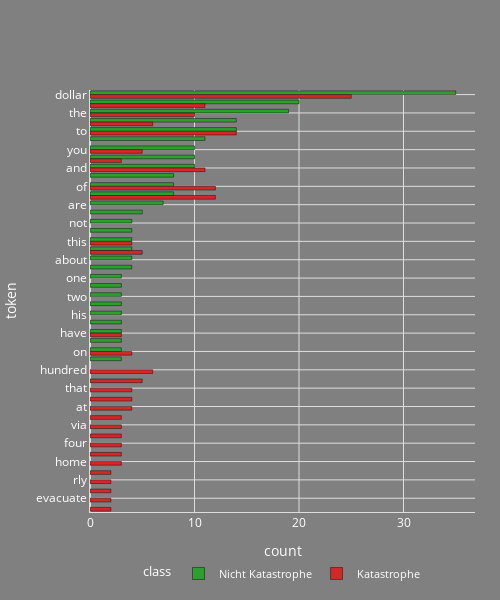

This figure's notebook cell:
### Code cell
# 5. Strategische Token-Analyse (Signal vs. Rauschen)
# Vergleicht die häufigsten Wörter in beiden Klassen und identifiziert potenzielle Stoppwörter
print('Strategische Token-Analyse (Signal vs. Rauschen)')
plot_strategic_token_analysis(df_Cleaning, top_n=30, height=600)

### Figure 1 — Plotly figure (JSON) as saved in the notebook; plotly's stock layout.template omitted (floating-point values rounded to 4 significant figures)
{"data": [{"alignmentgroup": "True", "hovertemplate": "class=Nicht Katastrophe<br>count=%{x}<br>token=%{y}<extra></extra>", "legendgroup": "Nicht Katastrophe", "marker": {"color": "#2ca02c", "pattern": {"shape": ""}}, "name": "Nicht Katastrophe", "offsetgroup": "Nicht Katastrophe", "orientation": "h", "showlegend": true, "textposition": "auto", "x": [35, 20, 19, 14, 14, 11, 10, 10, 10, 8, 8, 8, 7, 5, 4, 4, 4, 4, 4, 4, 3, 3, 3, 3, 3, 3, 3, 3, 3, 3], "xaxis": "x", "y": ["dollar", "a", "the", "i", "to", "is", "you", "my", "and", "for", "of", "in", "are", "do", "not", "when", "this", "it", "about", "three", "one", "your", "two", "day", "his", "because", "have", "got", "on", "so"], "yaxis": "y", "type": "bar"}, {"alignmentgroup": "True", "hovertemplate": "class=Katastrophe<br>count=%{x}<br>token=%{y}<extra></extra>", "legendgroup": "Katastrophe", "marker": {"color": "#d62728", "pattern": {"shape": ""}}, "name": "Katastrophe", "offsetgroup": "Katastrophe", "orientation": "h", "showlegend": true, "textposition": "auto", "x": [25, 14, 12, 12, 11, 11, 10, 6, 6, 5, 5, 5, 4, 4, 4, 4, 4, 3, 3, 3, 3, 3, 3, 3, 3, 2, 2, 2, 2, 2], "xaxis": "x", "y": ["dollar", "to", "in", "of", "and", "a", "the", "i", "hundred", "wa", "you", "it", "on", "that", "by", "at", "this", "my", "wildfire", "via", "storm", "have", "four", "let", "home", "rape", "rly", "train", "evacuate", "thought"], "yaxis": "y", "type": "bar"}], "layout": {"xaxis": {"anchor": "y", "domain": [0.0, 1.0], "title": {"text": "count"}, "gridcolor": "#dddddd", "zerolinecolor": "#dddddd", "showline": true, "linewidth": 1, "linecolor": "#dddddd"}, "yaxis": {"anchor": "x", "domain": [0.0, 1.0], "title": {"text": "token"}, "autorange": "reversed", "gridcolor": "#dddddd", "zerolinecolor": "#dddddd", "showline": true, "linewidth": 1, "linecolor": "#dddddd"}, "legend": {"title": {"text": "class"}, "tracegroupgap": 0, "font": {"color": "#FFFFFF", "size": 11}, "orientation": "h", "yanchor": "bottom", "y": -0.18, "xanchor": "center", "x": 0.5}, "title": {"text": "", "y": 0.95, "x": 0.5, "xanchor": "center", "yanchor": "top"}, "barmode": "group", "font": {"color": "#FFFFFF"}, "margin": {"l": 90, "r": 25, "t": 90, "b": 72}, "paper_bgcolor": "#808080", "plot_bgcolor": "#808080", "width": 500, "height": 600}}
